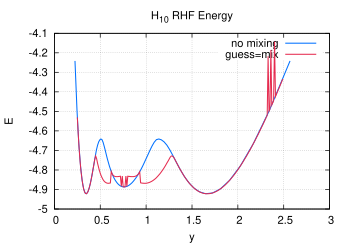

Here is the gnuplot script that generated this plot:
set term postscript enhanced eps color "Palatino" 16
set size 0.7, 0.7
set encoding iso

# Set line styles
set style line  1 lt 1 lw 3 lc rgb "#0070FF" pt 6    # blue
set style line  2 lt 1 lw 3 lc rgb "#E52B50" pt 6    # red
set style line  3 lt 1 lw 3 lc rgb "#009A63" pt 6    # green
set style line  4 lt 1 lw 3 lc rgb "#702963" pt 6    # purple
set style line  5 lt 1 lw 3 lc rgb "#F28500" pt 6    # orange
set style line  6 lt 1 lw 3 lc rgb "#00BFFF" pt 6    # deep sky blue
set style line  7 lt 1 lw 3 lc rgb "#FF91A4" pt 6    # pink
set style line  8 lt 1 lw 3 lc rgb "#50C878" pt 6    # light green
set style line  9 lt 1 lw 3 lc rgb "#C9A0DC" pt 6    # lavender
set style line 10 lt 1 lw 3 lc rgb "#000000" pt 6    # black
set style line 11 lt 2 lw 3 lc rgb "#0070FF" pt 6    # blue
set style line 12 lt 2 lw 3 lc rgb "#E52B50" pt 6    # red
set style line 13 lt 2 lw 3 lc rgb "#009A63" pt 6    # green
set style line 14 lt 2 lw 3 lc rgb "#702963" pt 6    # purple
set style line 15 lt 2 lw 3 lc rgb "#F28500" pt 6    # orange
set style line 16 lt 2 lw 3 lc rgb "#00BFFF" pt 6    # deep sky blue
set style line 17 lt 2 lw 3 lc rgb "#FF91A4" pt 6    # pink
set style line 18 lt 2 lw 3 lc rgb "#50C878" pt 6    # light green
set style line 19 lt 2 lw 3 lc rgb "#C9A0DC" pt 6    # lavender
set style line 20 lt 2 lw 3 lc rgb "#000000" pt 6    # black
set style line 100 lt 1 lw 1 lc rgb "#FFFFFF"

set title "H_{10} RHF Energy" 
set xlabel "y"
set ylabel "E"
set xtics 0, 0.5
#set x2tics ( 45.00 ) format "" scale 0
set grid xtics x2tics ytics

set output "h10_2rows_RHFE.eps"
set xrange [0:*]
set yrange [*:*]
plot "h10_2rows_RHFE_nomix" u 2:3 w l ls 1 ti "no mixing",  \
     "h10_2rows_RHFE_mix" u 1:2 w l ls 2 ti "guess=mix"
